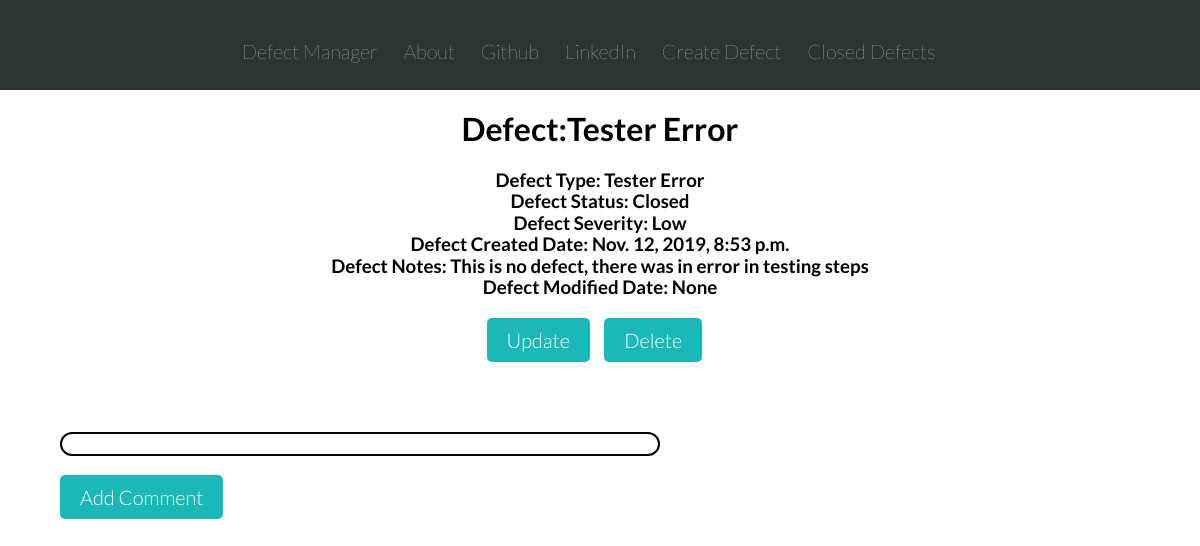
The app's page /detail/2, older data.
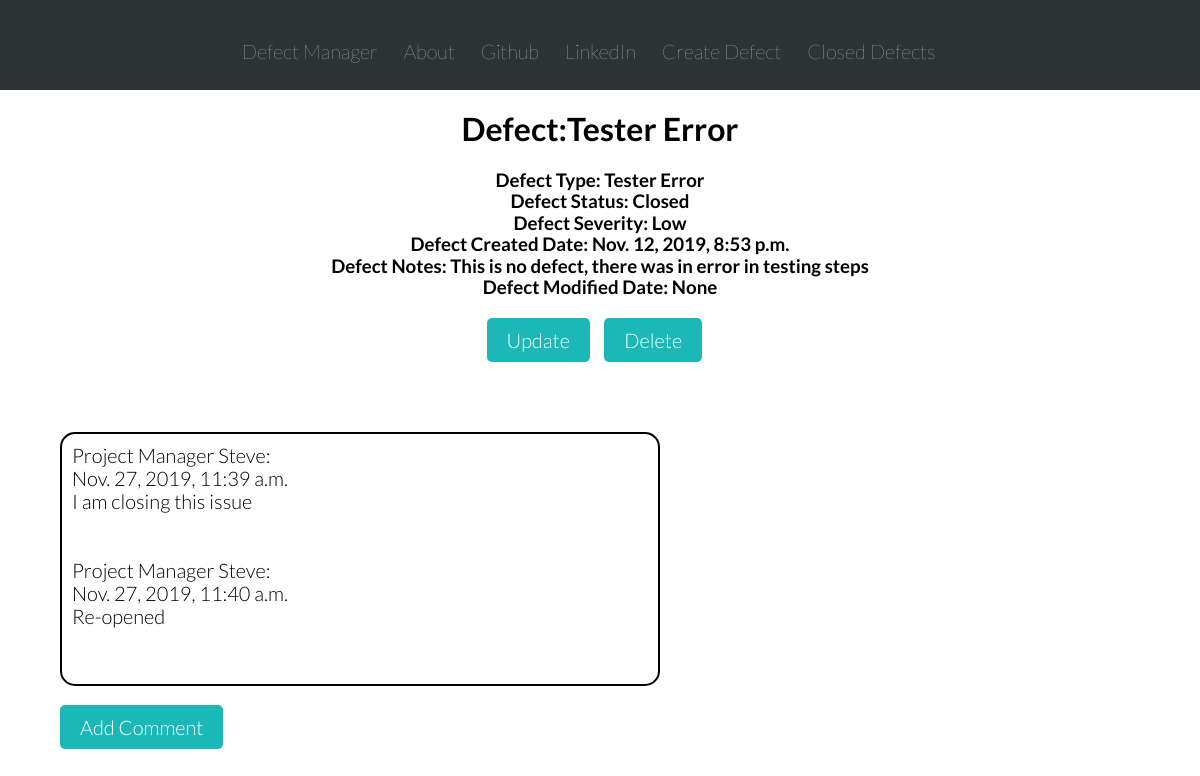
The same page, newer data.
### defect_manager_app/models.py (models this page shows, shortened)
class Comment(models.Model):
    defect = models.ForeignKey('defect_manager_app.Defect', on_delete=models.CASCADE, related_name='comments')
    author = models.CharField(max_length=200)
    text = models.TextField()
    created_date = models.DateTimeField(default=timezone.now)
    approved_comment = models.BooleanField(default=False)

### defect_manager_app/views.py (the view)
# urls.py: path('detail/<int:pk>',views.DefectDetailView.as_view(), name='defect_detail'),
class DefectDetailView(DetailView):
    model = Defect

### defect_manager_app/templates/defect_manager_app/defect_detail.html (shortened to what this page needs)
{% extends 'defect_manager_app/base.html' %}
{% block content %}
<div class="defect-detail-section row">
  <div class="defect-details">
    <h1>Defect:{{ defect.name }}</h1>
    <h3>Defect Type: {{defect.defect_type}}</h3>
    <h3>Defect Status: {{defect.defect_status}}</h3>
    <h3>Defect Severity: {{defect.severity}}</h3>
    <h3>Defect Created Date: {{defect.created_date}}</h3>
    <h3>Defect Notes: {{defect.notes}}</h3>
    <h3>Defect Modified Date: {{defect.modified_date}}</h3>
  </div>
  <div class="update-delete-btn">
  <a class = "defect-btn" href="{% url 'defect_manager_app:update_defect' pk=defect.pk %}">
    Update</a>
  <a class = "defect-btn" href="{% url 'defect_manager_app:delete_defect' pk=defect.pk%}">
    Delete</a>
  </div>
</div>
<div class="comment-section">
      {% for comment in defect.comments.all %}
        <p>{{ comment.author }}:</p>
        {{ comment.created_date}}
        <br>
        <p>{{ comment.text }}</p>
        <br>
        <br>
      {% endfor %}
</div>
<div class="comment-btn-div">
  <a class='comment-btn'href="{% url 'defect_manager_app:add_comment' pk=defect.pk %}">Add Comment</a>
</div>
{% endblock %}

Row changes from the older to the newer data that the page shows:
added Comment: author "Project Manager Steve", created_date "Nov. 27, 2019, 11:39 a.m.", text "I am closing this issue"
added Comment: author "Project Manager Steve", created_date "Nov. 27, 2019, 11:40 a.m.", text "Re-opened"
